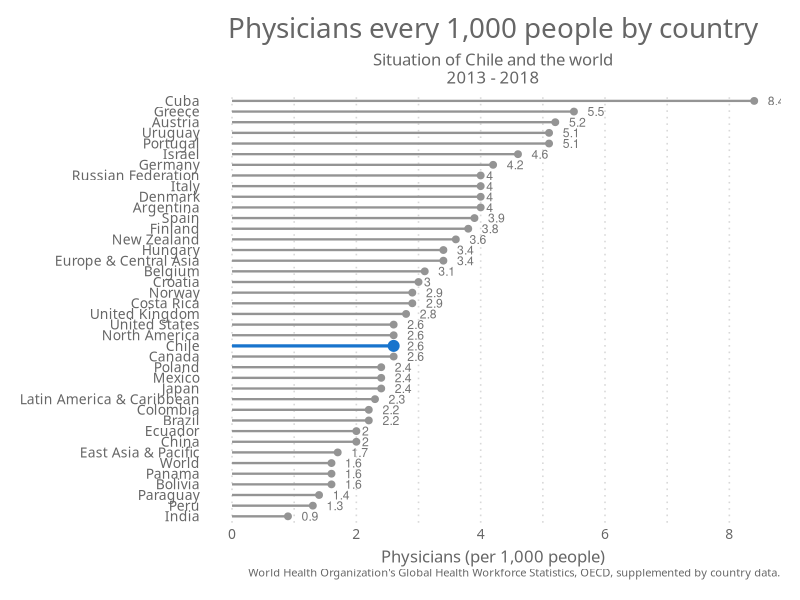
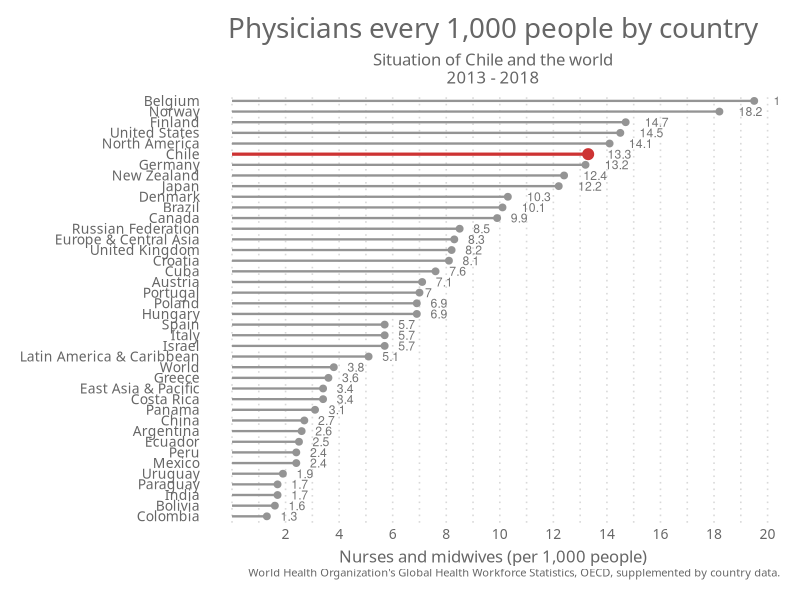
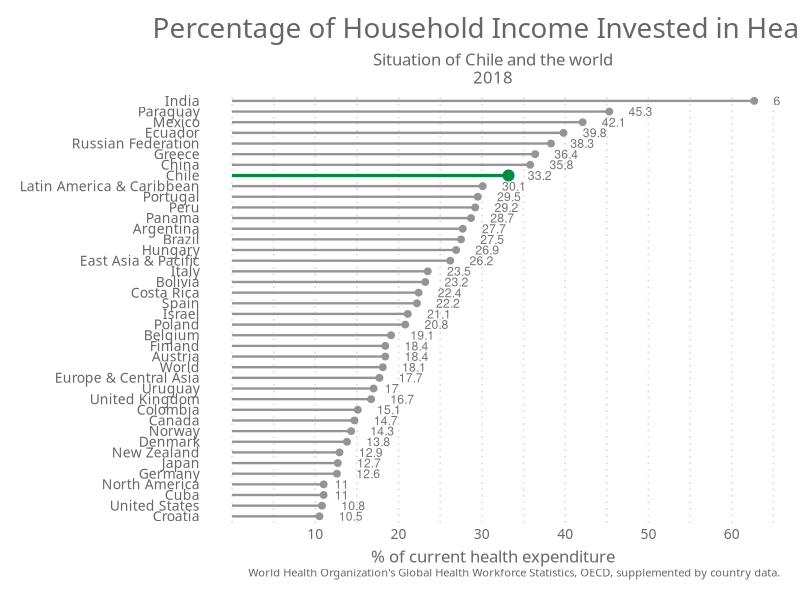
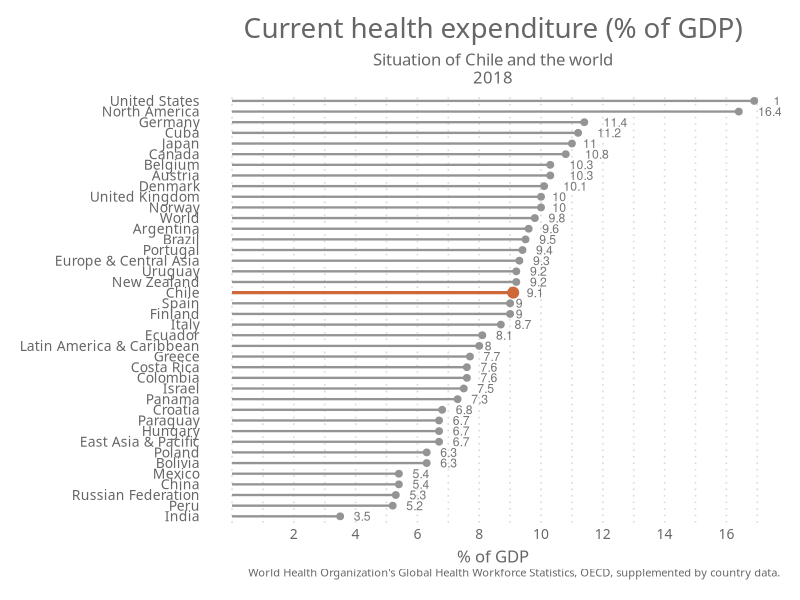

Reproduce these figures in R, in order.
#### Library ----
library(readxl)
library(dplyr)
library(tidyverse)

#### Theme ----
theme_elegante <- function(base_size = 10,
                           base_family = "Raleway"
)
{
  color.background = "#FFFFFF" # Chart Background
  color.grid.major = "#D9D9D9" # Chart Gridlines
  color.axis.text = "#666666" # 
  color.axis.title = "#666666" # 
  color.title = "#666666"
  color.subtitle = "#666666"
  strip.background.color = '#9999CC'
  
  ret <-
    theme_bw(base_size=base_size) +
    
    # Set the entire chart region to a light gray color
    theme(panel.background=element_rect(fill=color.background, color=color.background)) +
    theme(plot.background=element_rect(fill=color.background, color=color.background)) +
    theme(panel.border=element_rect(color=color.background)) +
    
    # Format the grid
    theme(panel.grid.major=element_line(color=color.grid.major,size=.55, linetype="dotted")) +
    theme(panel.grid.minor=element_line(color=color.grid.major,size=.55, linetype="dotted")) +
    theme(axis.ticks=element_blank()) +
    
    # Format the legend, but hide by default
    theme(legend.position="none") +
    theme(legend.background = element_rect(fill=color.background)) +
    theme(legend.text = element_text(size=base_size-3,color=color.axis.title, family = base_family)) +
    
    theme(strip.text.x = element_text(size=base_size,color=color.background, family = base_family)) +
    theme(strip.text.y = element_text(size=base_size,color=color.background, family = base_family)) +
    #theme(strip.background = element_rect(fill=strip.background.color, linetype="blank")) +
    theme(strip.background = element_rect(fill = "grey70", colour = NA)) +
    # theme(panel.border= element_rect(fill = NA, colour = "grey70", size = rel(1)))+
    # Set title and axis labels, and format these and tick marks
    theme(plot.title=element_text(color=color.title, 
                                  size=20, 
                                  vjust=1.25, 
                                  family=base_family, 
                                  hjust = 0.5
    )) +
    
    theme(plot.subtitle=element_text(color=color.subtitle, size=base_size+2, family = base_family,  hjust = 0.5))  +
    
    theme(axis.text.x=element_text(size=base_size,color=color.axis.text, family = base_family)) +
    theme(axis.text.y=element_text(size=base_size,color=color.axis.text, family = base_family)) +
    theme(text=element_text(size=base_size, color=color.axis.text, family = base_family)) +
    
    theme(axis.title.x=element_text(size=base_size+2,color=color.axis.title, vjust=0, family = base_family)) +
    theme(axis.title.y=element_text(size=base_size+2,color=color.axis.title, vjust=1.25, family = base_family)) +
    theme(plot.caption=element_text(size=base_size-2,color=color.axis.title, vjust=1.25, family = base_family)) +
    
    # Legend  
    theme(legend.text=element_text(size=base_size,color=color.axis.text, family = base_family)) +
    theme(legend.title=element_text(size=base_size,color=color.axis.text, family = base_family)) +
    theme(legend.key=element_rect(colour = color.background, fill = color.background)) +
    theme(legend.position="bottom", 
          legend.box = "horizontal", 
          legend.title = element_blank(),
          legend.key.width = unit(.75, "cm"),
          legend.key.height = unit(.75, "cm"),
          legend.spacing.x = unit(.25, 'cm'),
          legend.spacing.y = unit(.25, 'cm'),
          legend.margin = margin(t=0, r=0, b=0, l=0, unit="cm")) +
    
    # Plot margins
    theme(plot.margin = unit(c(.5, .5, .5, .5), "cm"))
  
  ret
}

#### General Data ----

Health <- read_excel("Health_2.xlsx")

#### Start ----
# Physicians (per 1,000 people) ----

# Long definition
# Physicians include generalist and specialist medical practitioners.
# Source
# World Health Organization's Global Health Workforce Statistics, OECD, supplemented by country data.

# Physicians Data
Health_Phys <- Health %>%
  select(Country, `Physiciansper1,000people2013-18`) %>%
  filter(`Physiciansper1,000people2013-18` != "..", Country %in%
           c("Argentina", "Chile", "Cuba", "Uruguay", "Italy", "Spain", "Finland",
             "Denmark", "Austrlia", "New Zealand", "Europe & Central Asia", "Belgium",
             "Croatia", "Norway", "Costa Rica", "United Kingdom", "North America",
             "Canada", "Japan", "Mexico", "Poland", "Latin America & Caribbean",
             "Brazil", "Colombia", "China", "Ecuador", "East Asia & Pacific",
             "Bolivia", "Panama", "World", "Paraguay", "Peru", "India", "Venezuela, RB",
             "United States", "Greece", "Austria", "Portugal", "Israel", "Germany",
             "Russian Federation", "Denmark", "Hungary")) %>%
  arrange(`Physiciansper1,000people2013-18`) # Reorder the data

Health_Phys$`Physiciansper1,000people2013-18` <- as.numeric(as.character(Health_Phys$`Physiciansper1,000people2013-18`)) #Transform column character to numeric

# Physicians Graphic

Health_Phys %>%
  mutate(Country = fct_reorder(Country, `Physiciansper1,000people2013-18`)) %>%
  ggplot(aes(x = Country, y = `Physiciansper1,000people2013-18`)) +
  geom_segment(aes(x = Country, xend = Country, y = 0, yend = `Physiciansper1,000people2013-18`), color = ifelse(Health_Phys$Country %in% c("Chile"), "dodgerblue3", "gray58"), size = ifelse(Health_Phys$Country %in% c("Chile"), 1.1, 0.8)) +
  geom_point(color = ifelse(Health_Phys$Country %in% c("Chile"), "dodgerblue3", "gray58"), size = ifelse(Health_Phys$Country %in% c("Chile"), 3.4, 2)) +
  coord_flip() +
  theme_elegante() +
  ylab("Physicians (per 1,000 people)") +
  labs(title = paste("Physicians every 1,000 people by country"), 
       caption = "World Health Organization's Global Health Workforce Statistics, OECD, supplemented by country data.",
       subtitle = paste0("Situation of Chile and the world\n", "2013 - 2018" )) +
    geom_text(aes(label = Health_Phys$`Physiciansper1,000people2013-18`), hjust = -.8, nudge_x = 0, color = "gray46", size = 3.1) +
  theme(panel.grid.major.y = element_blank(), panel.border = element_blank(), axis.ticks.y = element_blank()) +
  theme(axis.title.y=element_blank(),
        legend.position = "none")

# Nurses and midwives (per 1,000 people) ----

# Long definition
# Nurses and midwives include professional nurses, professional midwives, auxiliary nurses, auxiliary midwives, enrolled nurses, enrolled midwives and other associated personnel,
# such as dental nurses and primary care nurses.
# Source
# World Health Organization's Global Health Workforce Statistics, OECD, supplemented by country data.

# Nurses and midwives Data
Health_Nur <- Health %>%
  select(Country, `Nursesandmidwivesper1,000people`) %>%
  filter(`Nursesandmidwivesper1,000people`!= "..", Country %in%
           c("Argentina", "Chile", "Cuba", "Uruguay", "Italy", "Spain", "Finland",
             "Denmark", "Austrlia", "New Zealand", "Europe & Central Asia", "Belgium",
             "Croatia", "Norway", "Costa Rica", "United Kingdom", "North America",
             "Canada", "Japan", "Mexico", "Poland", "Latin America & Caribbean",
             "Brazil", "Colombia", "China", "Ecuador", "East Asia & Pacific",
             "Bolivia", "Panama", "World", "Paraguay", "Peru", "India",
             "United States", "Greece", "Austria", "Portugal", "Israel", "Germany",
             "Russian Federation", "Denmark", "Hungary")) %>%
  arrange(`Nursesandmidwivesper1,000people`) # Reorder the data

Health_Nur$`Nursesandmidwivesper1,000people` <- as.numeric(as.character(Health_Nur$`Nursesandmidwivesper1,000people`)) #Transform column character to numeric

# Nurses and midwives Graphic

Health_Nur %>%
  mutate(Country = fct_reorder(Country, `Nursesandmidwivesper1,000people`)) %>%
  ggplot(aes(x = Country, y = `Nursesandmidwivesper1,000people`)) +
  geom_segment(aes(x = Country, xend = Country, y = 0, yend = `Nursesandmidwivesper1,000people`), color = ifelse(Health_Nur$Country %in% c("Chile"), "brown3", "gray58"), size = ifelse(Health_Nur$Country %in% c("Chile"), 1.1, 0.8)) +
  geom_point(color = ifelse(Health_Nur$Country %in% c("Chile"), "brown3", "gray58"), size = ifelse(Health_Nur$Country %in% c("Chile"), 3.4, 2)) +
  coord_flip() +
  theme_elegante() +
  ylab("Nurses and midwives (per 1,000 people)") +
  labs(title = paste("Physicians every 1,000 people by country"), 
       caption = "World Health Organization's Global Health Workforce Statistics, OECD, supplemented by country data.",
       subtitle = paste0("Situation of Chile and the world\n", "2013 - 2018" )) +
  geom_text(aes(label = Health_Nur$`Nursesandmidwivesper1,000people`), hjust = -.8, nudge_x = 0, color = "gray46", size = 3.1) +
  scale_y_continuous(breaks = c(2, 4, 6, 8, 10, 12, 14, 16, 18, 20)) +
  theme(panel.grid.major.y = element_blank(), panel.border = element_blank(), axis.ticks.y = element_blank()) +
  theme(axis.title.y=element_blank(),
        legend.position = "none")

# Out of pocket ----

# expenditure (% of current health expenditure)
# Long definition
# Share of out of pocket
# payments of total current health expenditures. Out of pocket
# payments are spending on health directly out of pocket
# by households.
# Source
# World Health Organization's Global Health Workforce Statistics, OECD, supplemented by country data.

# Out of pocket Data

Health_Out <- Health %>%
  select(Country, `Out of pocket%ofcurrent2018`) %>%
  filter(`Out of pocket%ofcurrent2018`!= "..", Country %in%
           c("Argentina", "Chile", "Cuba", "Uruguay", "Italy", "Spain", "Finland",
             "Denmark", "Austrlia", "New Zealand", "Europe & Central Asia", "Belgium",
             "Croatia", "Norway", "Costa Rica", "United Kingdom", "North America",
             "Canada", "Japan", "Mexico", "Poland", "Latin America & Caribbean",
             "Brazil", "Colombia", "China", "Ecuador", "East Asia & Pacific",
             "Bolivia", "Panama", "World", "Paraguay", "Peru", "India",
             "United States", "Greece", "Austria", "Portugal", "Israel", "Germany",
             "Russian Federation", "Denmark", "Hungary")) %>%
  arrange(`Out of pocket%ofcurrent2018`) # Reorder the data

Health_Out$`Out of pocket%ofcurrent2018` <- as.numeric(as.character(Health_Out$`Out of pocket%ofcurrent2018`)) #Transform column character to numeric

# Out of pocket Graphic

Health_Out %>%
  mutate(Country = fct_reorder(Country, `Out of pocket%ofcurrent2018`)) %>%
  ggplot(aes(x = Country, y = `Out of pocket%ofcurrent2018`)) +
  geom_segment(aes(x = Country, xend = Country, y = 0, yend = `Out of pocket%ofcurrent2018`), color = ifelse(Health_Out$Country %in% c("Chile"), "springgreen4", "gray58"), size = ifelse(Health_Out$Country %in% c("Chile"), 1.1, 0.8)) +
  geom_point(color = ifelse(Health_Out$Country %in% c("Chile"), "springgreen4", "gray58"), size = ifelse(Health_Out$Country %in% c("Chile"), 3.4, 2)) +
  coord_flip() +
  theme_elegante() +
  ylab("% of current health expenditure") +
  labs(title = paste("Percentage of Household Income Invested in Health"), 
       caption = "World Health Organization's Global Health Workforce Statistics, OECD, supplemented by country data.",
       subtitle = paste0("Situation of Chile and the world\n", "2018" )) +
  geom_text(aes(label = Health_Out$`Out of pocket%ofcurrent2018`), hjust = -.8, nudge_x = 0, color = "gray46", size = 3.1) +
  theme(panel.grid.major.y = element_blank(), panel.border = element_blank(), axis.ticks.y = element_blank()) +
  theme(axis.title.y=element_blank(),
        legend.position = "none") +
  scale_y_continuous(breaks = c(10, 20, 30, 40, 50, 60, 70))

# Current health expenditure (% of GDP) ----

# Long definition
# Level of current health expenditure expressed as a percentage of GDP.
# Estimates of current health expenditures include healthcare goods and services
# consumed during each
# year. This indicator does not include capital health expenditures such as
# buildings, machinery, IT and stocks of vaccines for emergency or outbreaks.

# Current health expenditure (% of GDP) Data

Health_GDP <- Health %>%
  select(Country, `Current%ofGDP2018`) %>%
  filter(`Current%ofGDP2018`!= "..", Country %in%
           c("Argentina", "Chile", "Cuba", "Uruguay", "Italy", "Spain", "Finland",
             "Denmark", "Austrlia", "New Zealand", "Europe & Central Asia", "Belgium",
             "Croatia", "Norway", "Costa Rica", "United Kingdom", "North America",
             "Canada", "Japan", "Mexico", "Poland", "Latin America & Caribbean",
             "Brazil", "Colombia", "China", "Ecuador", "East Asia & Pacific",
             "Bolivia", "Panama", "World", "Paraguay", "Peru", "India",
             "United States", "Greece", "Austria", "Portugal", "Israel", "Germany",
             "Russian Federation", "Denmark", "Hungary")) %>%
  arrange(`Current%ofGDP2018`) # Reorder the data

Health_GDP$`Current%ofGDP2018` <- as.numeric(as.character(Health_GDP$`Current%ofGDP2018`)) #Transform column character to numeric

# Current health expenditure (% of GDP) Graphic

Health_GDP %>%
  mutate(Country = fct_reorder(Country, `Current%ofGDP2018`)) %>%
  ggplot(aes(x = Country, y = `Current%ofGDP2018`)) +
  geom_segment(aes(x = Country, xend = Country, y = 0, yend = `Current%ofGDP2018`), color = ifelse(Health_GDP$Country %in% c("Chile"), "sienna3", "gray58"), size = ifelse(Health_GDP$Country %in% c("Chile"), 1.1, 0.8)) +
  geom_point(color = ifelse(Health_GDP$Country %in% c("Chile"), "sienna3", "gray58"), size = ifelse(Health_GDP$Country %in% c("Chile"), 3.4, 2)) +
  coord_flip() +
  theme_elegante() +
  ylab("% of GDP") +
  labs(title = paste("Current health expenditure (% of GDP)"), 
       caption = "World Health Organization's Global Health Workforce Statistics, OECD, supplemented by country data.",
       subtitle = paste0("Situation of Chile and the world\n", "2018" )) +
  geom_text(aes(label = Health_GDP$`Current%ofGDP2018`), hjust = -.8, nudge_x = 0, color = "gray46", size = 3.1) +
  theme(panel.grid.major.y = element_blank(), panel.border = element_blank(), axis.ticks.y = element_blank()) +
  theme(axis.title.y=element_blank(),
        legend.position = "none") +
  scale_y_continuous(breaks = c(2, 4, 6, 8, 10, 12, 14, 16))
